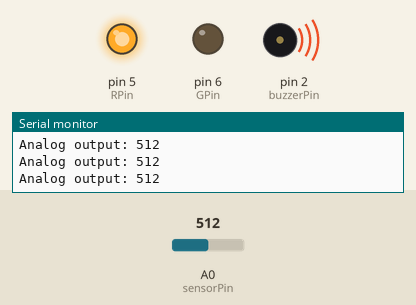
The sketch below on a simulated Arduino Uno, built with avr-gcc and run on an emulated ATmega328P. On the bench: output pins drawn as LEDs (lit = HIGH), buzzer (waves = sounding), the last lines printed to the serial monitor. Inputs (shaded band) come from the test bench; at power-on: A0 (sensorPin) = 512. Pins used as bus, display or sensor lines are not drawn.

Above: at 1.2 s.
1.3 s: A0 (sensorPin) set to 214
4.3 s: A0 (sensorPin) set to 192
At 5.0 s:
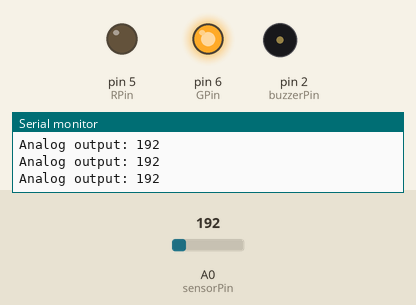
6.0 s: A0 (sensorPin) set to 210
At 6.5 s:
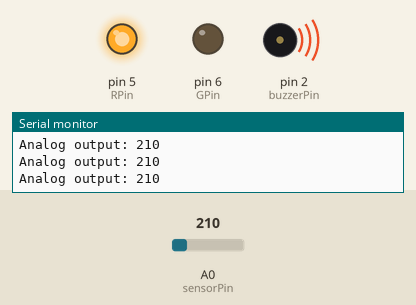
7.5 s: A0 (sensorPin) set to 0
At 7.63 s:
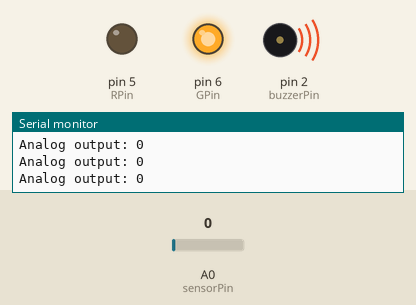
Timing chart, 0 to 10.2 s (numbered marks = the images above; inputs shaded):
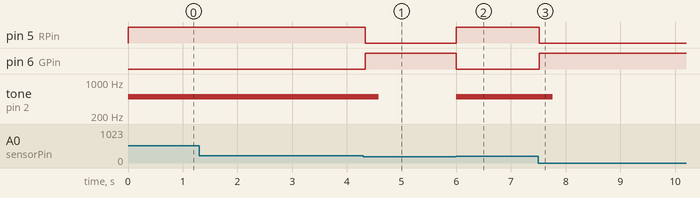

The sketch:

gassensoralarm.ino
```cpp
// Define the pin numbers for the Gas Sensor
const int sensorPin = A0;
int sensorValue;

// Define the pin number for the buzzer
const int buzzerPin = 2;

// Define pin numbers for the RGB LED
const int RPin = 5;  // R channel of RGB LED
const int GPin = 6;  // G channel of RGB LED

void setup() {
  Serial.begin(9600);  // Start serial communication at 9600 baud rate

  // Initialize the buzzer and RGB LED pins as output
  pinMode(buzzerPin, OUTPUT);
  pinMode(RPin, OUTPUT);
  pinMode(GPin, OUTPUT);
}

void loop() {
  // Read the analog value of the gas sensor
  sensorValue = analogRead(sensorPin);

  // Print the sensor value to the serial monitor
  Serial.print("Analog output: ");
  Serial.println(sensorValue);

  // If the sensor value exceeds the threshold, trigger the alarm and make the RGB LED red
  if (sensorValue > 200) {
    tone(buzzerPin, 500, 300);
    digitalWrite(GPin, LOW);
    digitalWrite(RPin, HIGH);
  } else {
    // If the sensor value is below the threshold, turn off the alarm and make the RGB LED green
    // noTone(buzzerPin);
    digitalWrite(buzzerPin, HIGH);
    digitalWrite(RPin, LOW);
    digitalWrite(GPin, HIGH);
  }

  // Wait for 50 milliseconds before the next loop iteration
  delay(50);
}
```

Measured:
- the behaviour switches between 201 and 200 on A0 (sensorPin) (found by bisection; images 0 and 1)
- after the input at 4.3 s, pin 5 (RPin): HIGH → LOW at once; pin 6 (GPin): LOW → HIGH at once; tone on pin 2 (buzzerPin): 500 Hz → silent after 0.29 s
- after the input at 6.0 s, pin 5 (RPin): LOW → HIGH at once; pin 6 (GPin): HIGH → LOW at once; tone on pin 2 (buzzerPin): silent → 500 Hz at once
- after the input at 7.5 s, pin 5 (RPin): HIGH → LOW at once; pin 6 (GPin): LOW → HIGH at once; tone on pin 2 (buzzerPin): 500 Hz → silent after 0.26 s
